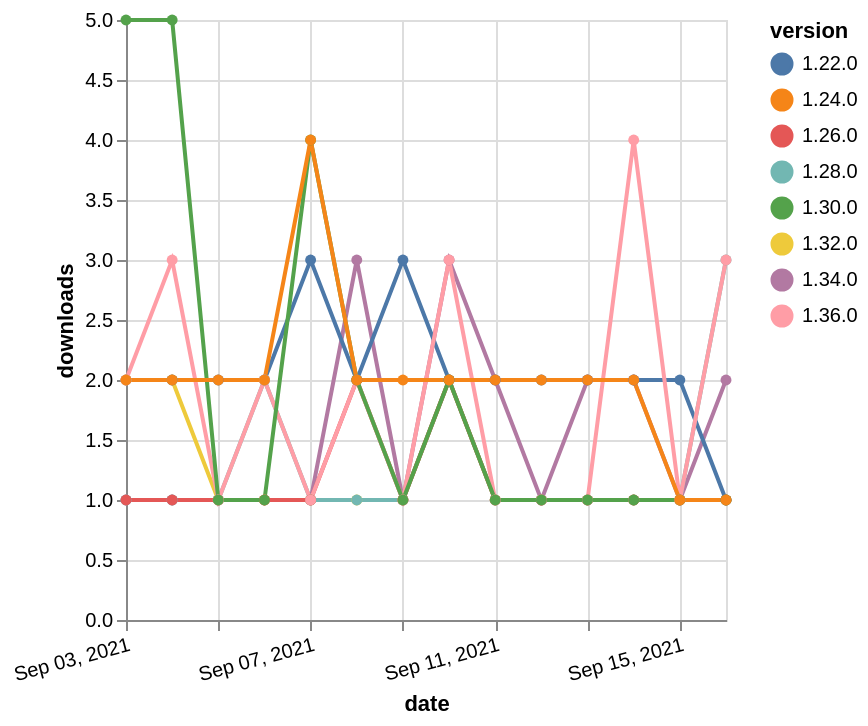

Here is the Vega-Lite specification saved for this chart:
### Vega-Lite specification from a JSON file in a GitHub repository (floating-point values rounded to 4 significant figures)
{"$schema": "https://vega.github.io/schema/vega-lite/v5.json", "description": "A simple bar chart with embedded data.", "data": {"values": [{"date": "2021-09-03", "total": 348, "delta": 1, "version": "1.34.0"}, {"date": "2021-09-04", "total": 349, "delta": 1, "version": "1.34.0"}, {"date": "2021-09-05", "total": 350, "delta": 1, "version": "1.34.0"}, {"date": "2021-09-06", "total": 351, "delta": 1, "version": "1.34.0"}, {"date": "2021-09-07", "total": 352, "delta": 1, "version": "1.34.0"}, {"date": "2021-09-08", "total": 355, "delta": 3, "version": "1.34.0"}, {"date": "2021-09-09", "total": 356, "delta": 1, "version": "1.34.0"}, {"date": "2021-09-10", "total": 359, "delta": 3, "version": "1.34.0"}, {"date": "2021-09-11", "total": 361, "delta": 2, "version": "1.34.0"}, {"date": "2021-09-12", "total": 362, "delta": 1, "version": "1.34.0"}, {"date": "2021-09-13", "total": 364, "delta": 2, "version": "1.34.0"}, {"date": "2021-09-14", "total": 366, "delta": 2, "version": "1.34.0"}, {"date": "2021-09-15", "total": 367, "delta": 1, "version": "1.34.0"}, {"date": "2021-09-16", "total": 369, "delta": 2, "version": "1.34.0"}, {"date": "2021-09-03", "total": 258, "delta": 2, "version": "1.32.0"}, {"date": "2021-09-04", "total": 260, "delta": 2, "version": "1.32.0"}, {"date": "2021-09-05", "total": 261, "delta": 1, "version": "1.32.0"}, {"date": "2021-09-06", "total": 262, "delta": 1, "version": "1.32.0"}, {"date": "2021-09-07", "total": 263, "delta": 1, "version": "1.32.0"}, {"date": "2021-09-08", "total": 264, "delta": 1, "version": "1.32.0"}, {"date": "2021-09-09", "total": 265, "delta": 1, "version": "1.32.0"}, {"date": "2021-09-10", "total": 267, "delta": 2, "version": "1.32.0"}, {"date": "2021-09-11", "total": 268, "delta": 1, "version": "1.32.0"}, {"date": "2021-09-12", "total": 269, "delta": 1, "version": "1.32.0"}, {"date": "2021-09-13", "total": 270, "delta": 1, "version": "1.32.0"}, {"date": "2021-09-14", "total": 271, "delta": 1, "version": "1.32.0"}, {"date": "2021-09-15", "total": 272, "delta": 1, "version": "1.32.0"}, {"date": "2021-09-16", "total": 273, "delta": 1, "version": "1.32.0"}, {"date": "2021-09-03", "total": 2488, "delta": 2, "version": "1.22.0"}, {"date": "2021-09-04", "total": 2490, "delta": 2, "version": "1.22.0"}, {"date": "2021-09-05", "total": 2492, "delta": 2, "version": "1.22.0"}, {"date": "2021-09-06", "total": 2494, "delta": 2, "version": "1.22.0"}, {"date": "2021-09-07", "total": 2497, "delta": 3, "version": "1.22.0"}, {"date": "2021-09-08", "total": 2499, "delta": 2, "version": "1.22.0"}, {"date": "2021-09-09", "total": 2502, "delta": 3, "version": "1.22.0"}, {"date": "2021-09-10", "total": 2504, "delta": 2, "version": "1.22.0"}, {"date": "2021-09-11", "total": 2506, "delta": 2, "version": "1.22.0"}, {"date": "2021-09-12", "total": 2508, "delta": 2, "version": "1.22.0"}, {"date": "2021-09-13", "total": 2510, "delta": 2, "version": "1.22.0"}, {"date": "2021-09-14", "total": 2512, "delta": 2, "version": "1.22.0"}, {"date": "2021-09-15", "total": 2514, "delta": 2, "version": "1.22.0"}, {"date": "2021-09-16", "total": 2515, "delta": 1, "version": "1.22.0"}, {"date": "2021-09-03", "total": 270, "delta": 1, "version": "1.28.0"}, {"date": "2021-09-04", "total": 271, "delta": 1, "version": "1.28.0"}, {"date": "2021-09-05", "total": 272, "delta": 1, "version": "1.28.0"}, {"date": "2021-09-06", "total": 274, "delta": 2, "version": "1.28.0"}, {"date": "2021-09-07", "total": 275, "delta": 1, "version": "1.28.0"}, {"date": "2021-09-08", "total": 276, "delta": 1, "version": "1.28.0"}, {"date": "2021-09-09", "total": 277, "delta": 1, "version": "1.28.0"}, {"date": "2021-09-10", "total": 279, "delta": 2, "version": "1.28.0"}, {"date": "2021-09-11", "total": 280, "delta": 1, "version": "1.28.0"}, {"date": "2021-09-12", "total": 281, "delta": 1, "version": "1.28.0"}, {"date": "2021-09-13", "total": 282, "delta": 1, "version": "1.28.0"}, {"date": "2021-09-14", "total": 283, "delta": 1, "version": "1.28.0"}, {"date": "2021-09-15", "total": 284, "delta": 1, "version": "1.28.0"}, {"date": "2021-09-16", "total": 287, "delta": 3, "version": "1.28.0"}, {"date": "2021-09-03", "total": 536, "delta": 1, "version": "1.26.0"}, {"date": "2021-09-04", "total": 537, "delta": 1, "version": "1.26.0"}, {"date": "2021-09-05", "total": 538, "delta": 1, "version": "1.26.0"}, {"date": "2021-09-06", "total": 539, "delta": 1, "version": "1.26.0"}, {"date": "2021-09-07", "total": 540, "delta": 1, "version": "1.26.0"}, {"date": "2021-09-08", "total": 542, "delta": 2, "version": "1.26.0"}, {"date": "2021-09-09", "total": 543, "delta": 1, "version": "1.26.0"}, {"date": "2021-09-10", "total": 545, "delta": 2, "version": "1.26.0"}, {"date": "2021-09-11", "total": 546, "delta": 1, "version": "1.26.0"}, {"date": "2021-09-12", "total": 547, "delta": 1, "version": "1.26.0"}, {"date": "2021-09-13", "total": 548, "delta": 1, "version": "1.26.0"}, {"date": "2021-09-14", "total": 549, "delta": 1, "version": "1.26.0"}, {"date": "2021-09-15", "total": 550, "delta": 1, "version": "1.26.0"}, {"date": "2021-09-16", "total": 551, "delta": 1, "version": "1.26.0"}, {"date": "2021-09-03", "total": 154, "delta": 2, "version": "1.36.0"}, {"date": "2021-09-04", "total": 157, "delta": 3, "version": "1.36.0"}, {"date": "2021-09-05", "total": 158, "delta": 1, "version": "1.36.0"}, {"date": "2021-09-06", "total": 160, "delta": 2, "version": "1.36.0"}, {"date": "2021-09-07", "total": 161, "delta": 1, "version": "1.36.0"}, {"date": "2021-09-08", "total": 163, "delta": 2, "version": "1.36.0"}, {"date": "2021-09-09", "total": 164, "delta": 1, "version": "1.36.0"}, {"date": "2021-09-10", "total": 167, "delta": 3, "version": "1.36.0"}, {"date": "2021-09-11", "total": 168, "delta": 1, "version": "1.36.0"}, {"date": "2021-09-12", "total": 169, "delta": 1, "version": "1.36.0"}, {"date": "2021-09-13", "total": 170, "delta": 1, "version": "1.36.0"}, {"date": "2021-09-14", "total": 174, "delta": 4, "version": "1.36.0"}, {"date": "2021-09-15", "total": 175, "delta": 1, "version": "1.36.0"}, {"date": "2021-09-16", "total": 178, "delta": 3, "version": "1.36.0"}, {"date": "2021-09-03", "total": 569, "delta": 5, "version": "1.30.0"}, {"date": "2021-09-04", "total": 574, "delta": 5, "version": "1.30.0"}, {"date": "2021-09-05", "total": 575, "delta": 1, "version": "1.30.0"}, {"date": "2021-09-06", "total": 576, "delta": 1, "version": "1.30.0"}, {"date": "2021-09-07", "total": 580, "delta": 4, "version": "1.30.0"}, {"date": "2021-09-08", "total": 582, "delta": 2, "version": "1.30.0"}, {"date": "2021-09-09", "total": 583, "delta": 1, "version": "1.30.0"}, {"date": "2021-09-10", "total": 585, "delta": 2, "version": "1.30.0"}, {"date": "2021-09-11", "total": 586, "delta": 1, "version": "1.30.0"}, {"date": "2021-09-12", "total": 587, "delta": 1, "version": "1.30.0"}, {"date": "2021-09-13", "total": 588, "delta": 1, "version": "1.30.0"}, {"date": "2021-09-14", "total": 589, "delta": 1, "version": "1.30.0"}, {"date": "2021-09-15", "total": 590, "delta": 1, "version": "1.30.0"}, {"date": "2021-09-16", "total": 591, "delta": 1, "version": "1.30.0"}, {"date": "2021-09-03", "total": 2491, "delta": 2, "version": "1.24.0"}, {"date": "2021-09-04", "total": 2493, "delta": 2, "version": "1.24.0"}, {"date": "2021-09-05", "total": 2495, "delta": 2, "version": "1.24.0"}, {"date": "2021-09-06", "total": 2497, "delta": 2, "version": "1.24.0"}, {"date": "2021-09-07", "total": 2501, "delta": 4, "version": "1.24.0"}, {"date": "2021-09-08", "total": 2503, "delta": 2, "version": "1.24.0"}, {"date": "2021-09-09", "total": 2505, "delta": 2, "version": "1.24.0"}, {"date": "2021-09-10", "total": 2507, "delta": 2, "version": "1.24.0"}, {"date": "2021-09-11", "total": 2509, "delta": 2, "version": "1.24.0"}, {"date": "2021-09-12", "total": 2511, "delta": 2, "version": "1.24.0"}, {"date": "2021-09-13", "total": 2513, "delta": 2, "version": "1.24.0"}, {"date": "2021-09-14", "total": 2515, "delta": 2, "version": "1.24.0"}, {"date": "2021-09-15", "total": 2516, "delta": 1, "version": "1.24.0"}, {"date": "2021-09-16", "total": 2517, "delta": 1, "version": "1.24.0"}]}, "width": "container", "mark": {"type": "line", "point": {"filled": true}}, "encoding": {"x": {"field": "date", "type": "temporal", "timeUnit": "yearmonthdate", "title": "date", "axis": {"labelAngle": -15}}, "y": {"field": "delta", "type": "quantitative", "title": "downloads"}, "color": {"field": "version", "type": "nominal"}, "tooltip": {"field": "delta"}}}
